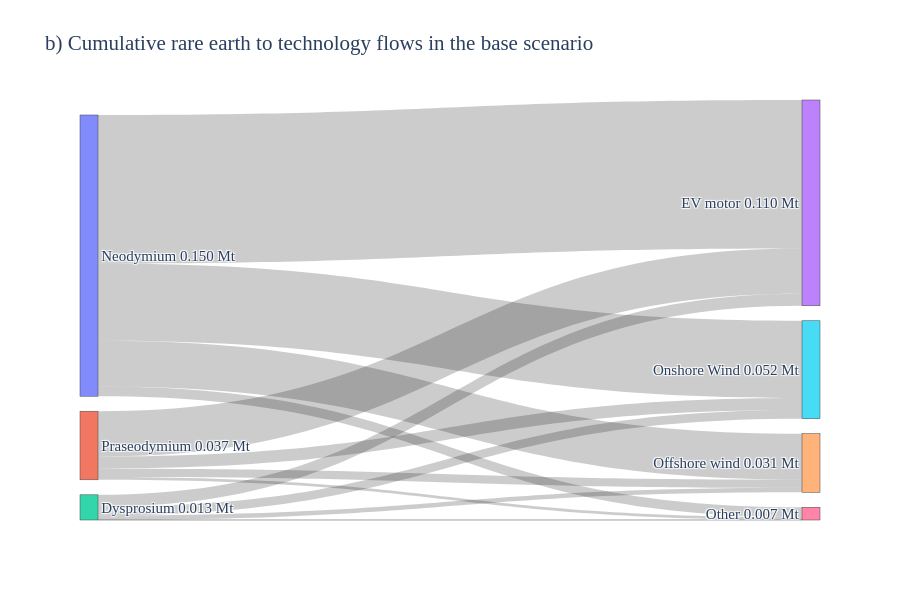

The notebook cell saved with this chart:
### Code cell
network_key = sample_base_2h_irena_phs

df_merged, totals_Mt = compute_mineral_usage(
    network_key,
    n,
    rare_earths,
    "Market share current",
    mineral_intensities,
    tech_scenarios,
)

# assuming `criticality` DataFrame exists and includes
# "GeoPolRisk Characterization Factor [eq. Kg-Cu/Kg]" and a mineral name column
plot_mineral_to_tech_sankey(
    df_merged,
    rare_earths,
    tech_col="carrier_renamed",
    network_name=network_key,
    mode="mass",
    # criticality_df=criticality,
    criticality_min_col=None,  # or the actual mineral name column in your `criticality` DF
    criticality_score_col="GeoPolRisk Characterization Factor [eq. Kg-Cu/Kg]",
    fmt_decimals=3,
    min_tech_share=0.05,
    title="b) Cumulative rare earth to technology flows in the base scenario",
)

### Figure 1 — Plotly figure (JSON) as saved in the notebook; plotly's stock layout.template omitted (floating-point values rounded to 4 significant figures)
{"data": [{"link": {"customdata": ["Dysprosium → EV motor: 0.006 Mt", "Dysprosium → Offshore wind: 0.002 Mt", "Dysprosium → Onshore Wind: 0.005 Mt", "Dysprosium → Other: 0.000 Mt", "Neodymium → EV motor: 0.079 Mt", "Neodymium → Offshore wind: 0.024 Mt", "Neodymium → Onshore Wind: 0.041 Mt", "Neodymium → Other: 0.005 Mt", "Praseodymium → EV motor: 0.024 Mt", "Praseodymium → Offshore wind: 0.004 Mt", "Praseodymium → Onshore Wind: 0.007 Mt", "Praseodymium → Other: 0.002 Mt"], "source": [2, 2, 2, 2, 0, 0, 0, 0, 1, 1, 1, 1], "target": [3, 4, 5, 6, 3, 4, 5, 6, 3, 4, 5, 6], "value": [0.006447, 0.002387, 0.004606, 3.122e-05, 0.0794, 0.0245, 0.04124, 0.005223, 0.02417, 0.004414, 0.006525, 0.001562]}, "node": {"customdata": [0.1504, 0.03667, 0.01347, 0.11, 0.0313, 0.05237, 0.006816], "label": ["Neodymium\n0.150 Mt", "Praseodymium\n0.037 Mt", "Dysprosium\n0.013 Mt", "EV motor\n0.110 Mt", "Offshore wind\n0.031 Mt", "Onshore Wind\n0.052 Mt", "Other\n0.007 Mt"], "pad": 15, "thickness": 18}, "type": "sankey"}], "layout": {"font": {"family": "Georgia, serif, Arial, sans-serif", "size": 15}, "height": 600, "title": {"text": "b) Cumulative rare earth to technology flows in the base scenario"}, "width": 900}}
